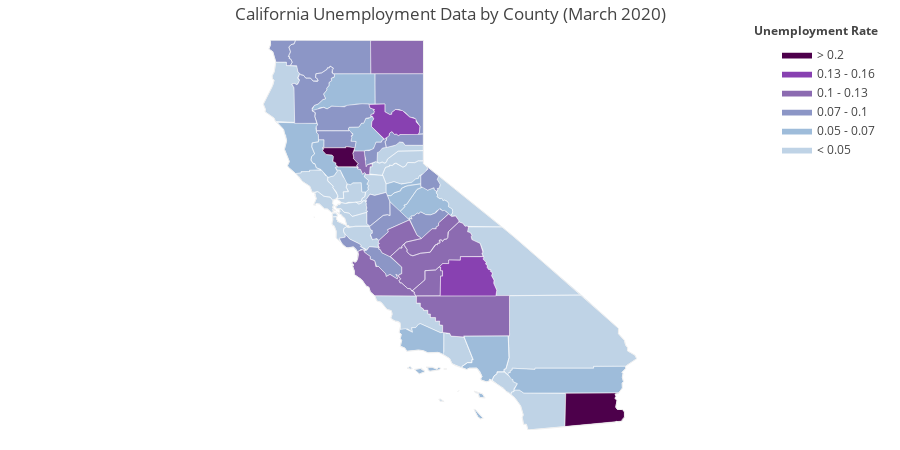

The notebook cell this image was saved under:
### Code cell
fips = to_graph['FIPS'].tolist()
values = to_graph['Unemployment Rate '].tolist()

colorscale = [
    'rgb(191, 211, 230)',
    'rgb(158, 188, 218)',
    'rgb(140,150,198)',
    'rgb(140,107,177)',
    'rgb(136, 65, 177)',
    'rgb(129, 15, 124)',
    'rgb(77, 0, 75)'
]

fig = ff.create_choropleth(
    fips=fips, values=values, scope=['CA'],
    binning_endpoints=[0.05, 0.07, 0.10, 0.13, 0.16, 0.20], colorscale=colorscale,
    county_outline={'color': 'rgb(255,255,255)', 'width': 0.5}, round_legend_values=False,
    show_hover=True,
    legend_title='Unemployment Rate', title='California Unemployment Data by County (March 2020)'
)
fig.layout.template = None
fig.show()

### Figure 1 — Plotly figure (JSON) as saved in the notebook; plotly's stock layout.template omitted (floating-point values rounded to 4 significant figures; data arrays with more than 128 entries replaced by an {"elided": "..."} marker saying what was removed)
{"data": [{"fill": "toself", "fillcolor": "rgb(191, 211, 230)", "hoverinfo": "none", "line": {"color": "rgb(255,255,255)", "width": 0.5}, "mode": "lines", "name": "< 0.05", "type": "scatter", "x": {"elided": "517 float values"}, "y": {"elided": "517 float values"}}, {"fill": "toself", "fillcolor": "rgb(158, 188, 218)", "hoverinfo": "none", "line": {"color": "rgb(255,255,255)", "width": 0.5}, "mode": "lines", "name": "0.05 - 0.07", "type": "scatter", "x": {"elided": "390 float values"}, "y": {"elided": "390 float values"}}, {"fill": "toself", "fillcolor": "rgb(140,150,198)", "hoverinfo": "none", "line": {"color": "rgb(255,255,255)", "width": 0.5}, "mode": "lines", "name": "0.07 - 0.1", "type": "scatter", "x": {"elided": "332 float values"}, "y": {"elided": "332 float values"}}, {"fill": "toself", "fillcolor": "rgb(140,107,177)", "hoverinfo": "none", "line": {"color": "rgb(255,255,255)", "width": 0.5}, "mode": "lines", "name": "0.1 - 0.13", "type": "scatter", "x": {"elided": "225 float values"}, "y": {"elided": "225 float values"}}, {"fill": "toself", "fillcolor": "rgb(136, 65, 177)", "hoverinfo": "none", "line": {"color": "rgb(255,255,255)", "width": 0.5}, "mode": "lines", "name": "0.13 - 0.16", "type": "scatter", "x": [-121.5, -121.1, -121.1, -120.9, -120.9, -120.9, -120.8, -120.6, -120.4, -120.2, -120.2, -120.1, -120.1, -120.1, -120.7, -120.7, -120.7, -120.8, -120.9, -120.9, -121.0, -121.1, -121.4, -121.4, -121.4, -121.4, -121.4, -121.4, -121.4, -121.3, -121.4, -121.3, -121.5, -121.5, null, -119.6, -119.5, -119.3, -119.3, -119.0, -119.0, -118.4, -118.3, -118.4, -118.3, -118.3, -118.2, -118.2, -118.2, -118.1, -118.2, -118.1, -118.1, -118.1, -118.1, -118.0, -118.0, -119.5, -119.5, -119.5, -119.5, -119.5, -119.5, -119.6, null], "y": [40.44, 40.45, 40.26, 40.19, 40.2, 40.24, 40.32, 40.29, 40.13, 40.09, 40.01, 39.91, 39.77, 39.71, 39.71, 39.68, 39.72, 39.71, 39.78, 39.74, 39.67, 39.6, 39.9, 40.02, 40.09, 40.15, 40.16, 40.19, 40.21, 40.27, 40.3, 40.31, 40.35, 40.44, null, 36.49, 36.58, 36.57, 36.66, 36.66, 36.74, 36.74, 36.71, 36.69, 36.6, 36.56, 36.52, 36.48, 36.43, 36.42, 36.39, 36.35, 36.28, 36.17, 36.09, 35.93, 35.79, 35.79, 36.27, 36.27, 36.4, 36.4, 36.49, 36.49, null]}, {"fill": "toself", "fillcolor": "rgb(129, 15, 124)", "hoverinfo": "none", "line": {"color": "rgb(255,255,255)", "width": 0.5}, "mode": "lines", "name": "0.16 - 0.2", "type": "scatter", "x": [], "y": []}, {"fill": "toself", "fillcolor": "rgb(77, 0, 75)", "hoverinfo": "none", "line": {"color": "rgb(255,255,255)", "width": 0.5}, "mode": "lines", "name": "> 0.2", "type": "scatter", "x": [-122.8, -122.1, -122.1, -121.9, -121.9, -121.9, -121.9, -121.8, -121.8, -121.8, -122.3, -122.4, -122.4, -122.5, -122.5, -122.5, -122.7, -122.8, -122.8, -122.7, -122.8, null, -116.1, -116.1, -114.6, -114.7, -114.7, -114.7, -114.7, -114.7, -114.7, -114.5, -114.5, -114.5, -114.5, -116.1, -116.1, null], "y": [39.38, 39.39, 39.41, 39.38, 39.25, 39.15, 39.14, 38.99, 38.97, 38.92, 38.92, 38.96, 39.02, 39.05, 39.17, 39.21, 39.22, 39.29, 39.32, 39.37, 39.38, null, 32.64, 33.43, 33.43, 33.4, 33.35, 33.3, 33.26, 33.09, 33.03, 33.03, 32.97, 32.85, 32.75, 32.62, 32.64, null]}, {"hoverinfo": "text", "legendgroup": "centroids", "marker": {"color": "white", "opacity": 0}, "mode": "markers", "name": "US Counties", "selected": {"marker": {"color": "white", "opacity": 1, "size": 3}}, "showlegend": false, "text": ["County: Ventura<br>State: California<br>FIPS: 06111<br>Value: 0.046", "County: Ventura<br>State: California<br>FIPS: 06111<br>Value: 0.046", "County: Ventura<br>State: California<br>FIPS: 06111<br>Value: 0.046", "County: Santa Barbara<br>State: California<br>FIPS: 06083<br>Value: 0.055999999999999994", "County: Santa Barbara<br>State: California<br>FIPS: 06083<br>Value: 0.055999999999999994", "County: Santa Barbara<br>State: California<br>FIPS: 06083<br>Value: 0.055999999999999994", "County: Santa Barbara<br>State: California<br>FIPS: 06083<br>Value: 0.055999999999999994", "County: Santa Barbara<br>State: California<br>FIPS: 06083<br>Value: 0.055999999999999994", "County: San Francisco<br>State: California<br>FIPS: 06075<br>Value: 0.03", "County: San Francisco<br>State: California<br>FIPS: 06075<br>Value: 0.03", "County: San Francisco<br>State: California<br>FIPS: 06075<br>Value: 0.03", "County: San Francisco<br>State: California<br>FIPS: 06075<br>Value: 0.03", "County: San Francisco<br>State: California<br>FIPS: 06075<br>Value: 0.03", "County: Marin<br>State: California<br>FIPS: 06041<br>Value: 0.03", "County: Marin<br>State: California<br>FIPS: 06041<br>Value: 0.03", "County: Los Angeles<br>State: California<br>FIPS: 06037<br>Value: 0.063", "County: Los Angeles<br>State: California<br>FIPS: 06037<br>Value: 0.063", "County: Los Angeles<br>State: California<br>FIPS: 06037<br>Value: 0.063", "County: Los Angeles<br>State: California<br>FIPS: 06037<br>Value: 0.064", "County: Los Angeles<br>State: California<br>FIPS: 06037<br>Value: 0.064", "County: Los Angeles<br>State: California<br>FIPS: 06037<br>Value: 0.064", "County: Del Norte<br>State: California<br>FIPS: 06015<br>Value: 0.076", "County: Del Norte<br>State: California<br>FIPS: 06015<br>Value: 0.076", "County: Alameda<br>State: California<br>FIPS: 06001<br>Value: 0.038", "County: Alpine<br>State: California<br>FIPS: 06003<br>Value: 0.071", "County: Amador<br>State: California<br>FIPS: 06005<br>Value: 0.054000000000000006", "County: Butte<br>State: California<br>FIPS: 06007<br>Value: 0.067", "County: Calaveras<br>State: California<br>FIPS: 06009<br>Value: 0.054000000000000006", "County: Colusa<br>State: California<br>FIPS: 06011<br>Value: 0.22399999999999998", "County: Contra Costa<br>State: California<br>FIPS: 06013<br>Value: 0.04", "County: El Dorado<br>State: California<br>FIPS: 06017<br>Value: 0.047", "County: Fresno<br>State: California<br>FIPS: 06019<br>Value: 0.10800000000000001", "County: Glenn<br>State: California<br>FIPS: 06021<br>Value: 0.087", "County: Humboldt<br>State: California<br>FIPS: 06023<br>Value: 0.049", "County: Imperial<br>State: California<br>FIPS: 06025<br>Value: 0.205", "County: Inyo<br>State: California<br>FIPS: 06027<br>Value: 0.048", "County: Kern<br>State: California<br>FIPS: 06029<br>Value: 0.12", "County: Kings<br>State: California<br>FIPS: 06031<br>Value: 0.12300000000000001", "County: Lake<br>State: California<br>FIPS: 06033<br>Value: 0.07", "County: Lassen<br>State: California<br>FIPS: 06035<br>Value: 0.07200000000000001", "County: Madera<br>State: California<br>FIPS: 06039<br>Value: 0.105", "County: Mariposa<br>State: California<br>FIPS: 06043<br>Value: 0.076", "County: Mendocino<br>State: California<br>FIPS: 06045<br>Value: 0.059000000000000004", "County: Merced<br>State: California<br>FIPS: 06047<br>Value: 0.129", "County: Modoc<br>State: California<br>FIPS: 06049<br>Value: 0.115", "County: Mono<br>State: California<br>FIPS: 06051<br>Value: 0.049", "County: Monterey<br>State: California<br>FIPS: 06053<br>Value: 0.11800000000000001", "County: Napa<br>State: California<br>FIPS: 06055<br>Value: 0.04", "County: Nevada<br>State: California<br>FIPS: 06057<br>Value: 0.046", "County: Orange<br>State: California<br>FIPS: 06059<br>Value: 0.036000000000000004", "County: Placer<br>State: California<br>FIPS: 06061<br>Value: 0.04", "County: Plumas<br>State: California<br>FIPS: 06063<br>Value: 0.132", "County: Riverside<br>State: California<br>FIPS: 06065<br>Value: 0.053", "County: Sacramento<br>State: California<br>FIPS: 06067<br>Value: 0.047", "County: San Benito<br>State: California<br>FIPS: 06069<br>Value: 0.079", "County: San Bernardino<br>State: California<br>FIPS: 06071<br>Value: 0.049", "County: San Diego<br>State: California<br>FIPS: 06073<br>Value: 0.040999999999999995", "County: San Joaquin<br>State: California<br>FIPS: 06077<br>Value: 0.083", "County: San Luis Obispo<br>State: California<br>FIPS: 06079<br>Value: 0.038", "County: San Mateo<br>State: California<br>FIPS: 06081<br>Value: 0.027999999999999997", "County: Santa Clara<br>State: California<br>FIPS: 06085<br>Value: 0.033", "County: Santa Cruz<br>State: California<br>FIPS: 06087<br>Value: 0.079", "County: Shasta<br>State: California<br>FIPS: 06089<br>Value: 0.068", "County: Sierra<br>State: California<br>FIPS: 06091<br>Value: 0.085", "County: Siskiyou<br>State: California<br>FIPS: 06093<br>Value: 0.1", "County: Solano<br>State: California<br>FIPS: 06095<br>Value: 0.05", "County: Sonoma<br>State: California<br>FIPS: 06097<br>Value: 0.036000000000000004", "County: Stanislaus<br>State: California<br>FIPS: 06099<br>Value: 0.083", "County: Sutter<br>State: California<br>FIPS: 06101<br>Value: 0.111", "County: Tehama<br>State: California<br>FIPS: 06103<br>Value: 0.076", "County: Trinity<br>State: California<br>FIPS: 06105<br>Value: 0.092", "County: Tulare<br>State: California<br>FIPS: 06107<br>Value: 0.145", "County: Tuolumne<br>State: California<br>FIPS: 06109<br>Value: 0.062", "County: Yolo<br>State: California<br>FIPS: 06113<br>Value: 0.059000000000000004", "County: Yuba<br>State: California<br>FIPS: 06115<br>Value: 0.085"], "type": "scatter", "unselected": {"marker": {"opacity": 0}}, "x": [[-119.4], [-119.1], [-119.5], [-119.0], [-119.7], [-120.1], [-120.4], [-120.0], [-123.0], [-122.3], [-122.4], [-122.4], [-122.4], [-122.4], [-122.7], [-118.4], [-118.5], [-118.2], [-118.4], [-118.5], [-118.2], [-124.2], [-123.9], -121.9, -119.8, -120.7, -121.6, -120.6, -122.2, -121.9, -120.5, -119.6, -122.4, -123.9, -115.4, -117.4, -118.7, -119.8, -122.8, -120.6, -119.8, -119.9, -123.4, -120.7, -120.7, -118.9, -121.2, -122.3, -120.8, -117.8, -120.7, -120.8, -116.0, -121.3, -121.1, -116.2, -116.7, -121.3, -120.4, -122.3, -121.7, -122.0, -122.0, -120.5, -122.5, -121.9, -122.9, -121.0, -121.7, -122.2, -123.1, -118.8, -120.0, -121.9, -121.4], "y": [[34.01], [34.47], [33.25], [33.48], [34.01], [33.97], [34.04], [34.72], [37.7], [37.78], [37.82], [37.86], [37.76], [37.86], [38.07], [33.38], [32.9], [34.36], [33.38], [32.9], [34.36], [41.95], [41.74], 37.65, 38.6, 38.45, 39.67, 38.2, 39.18, 37.92, 38.78, 36.76, 39.6, 40.7, 33.04, 36.51, 35.34, 36.08, 39.1, 40.67, 37.22, 37.58, 39.44, 37.19, 41.59, 37.94, 36.22, 38.51, 39.3, 33.7, 39.06, 40.0, 33.74, 38.45, 36.61, 34.84, 33.03, 37.93, 35.39, 37.42, 37.23, 37.06, 40.76, 39.58, 41.59, 38.27, 38.53, 37.56, 39.03, 40.13, 40.65, 36.22, 38.03, 38.69, 39.27]}, {"hoverinfo": "text", "legendgroup": "States", "line": {"color": "rgb(240, 240, 240)", "width": 1}, "mode": "lines", "showlegend": false, "type": "scatter", "x": {"elided": "263 float values"}, "y": {"elided": "263 float values"}}], "layout": {"annotations": [{"showarrow": false, "text": "<b>Unemployment Rate</b>", "x": 1, "xanchor": "right", "xref": "paper", "y": 1.05, "yref": "paper"}], "dragmode": "select", "height": 450, "hovermode": "closest", "legend": {"traceorder": "reversed", "x": 1, "xanchor": "right", "y": 1, "yanchor": "top"}, "margin": {"b": 20, "l": 20, "r": 20, "t": 40}, "title": {"text": "California Unemployment Data by County (March 2020)"}, "width": 900, "xaxis": {"autorange": false, "fixedrange": true, "range": [-131.1, -107.4], "showgrid": false, "showticklabels": false, "zeroline": false}, "yaxis": {"autorange": false, "fixedrange": true, "range": [32.53, 42.0], "showgrid": false, "showticklabels": false, "zeroline": false}}}
